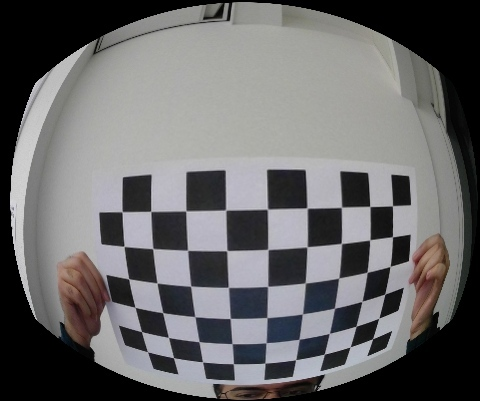
#> input picture calibration/164607426811768728.jpg, 480 x 401 px, found by its file name
$ python undistort.py   (older library calls are emulated)
#> lines starting #> are read from the running program, lines starting #| are printed output that depends on the picture
import cv2
import sys
import numpy as np
# You should replace these 3 lines with the output in calibration step
DIM=(480, 401)
K=np.array([[1342.7727338498241, 0.0, 244.94284962947], [0.0, 1340.008733915871, 204.191763762492], [0.0, 0.0, 1.0]])
D=np.array([[-15.85886031727309], [316.4138011851623], [-4028.6432028642657], [21615.46431237047]])

def undistort(img_path, balance=0.0, dim2=None, dim3=None):
#> called with img_path = './calibration/164607426811768728.jpg', balance = 0, dim2 = (480, 401)
    img = cv2.imread(img_path)
#> img is the input picture: shape (401, 480, 3); mean B, G, R 105.5, 104.8, 105.4
    dim1 = img.shape[:2][::-1]  #dim1 is the dimension of input image to un-distort
#> dim1 = (480, 401)
    assert dim1[0]/dim1[1] == DIM[0]/DIM[1], "Image to undistort needs to have same aspect ratio as the ones used in calibration"
    if not dim2:
        dim2 = dim1
    if not dim3:
        dim3 = dim1
#> dim3 = (480, 401)

    scaled_K = K * dim1[0] / DIM[0]  # The values of K is to scale with image dimension.
    scaled_K[2][2] = 1.0  # Except that K[2][2] is always 1.0    # This is how scaled_K, dim2 and balance are used to determine the final K used to un-distort image. OpenCV document failed to make this clear!
    new_K = cv2.fisheye.estimateNewCameraMatrixForUndistortRectify(scaled_K, D, dim2, np.eye(3), balance=balance)
    map1, map2 = cv2.fisheye.initUndistortRectifyMap(scaled_K, D, np.eye(3), new_K, dim3, cv2.CV_16SC2)
    undistorted_img = cv2.remap(img, map1, map2, interpolation=cv2.INTER_LINEAR, borderMode=cv2.BORDER_CONSTANT)
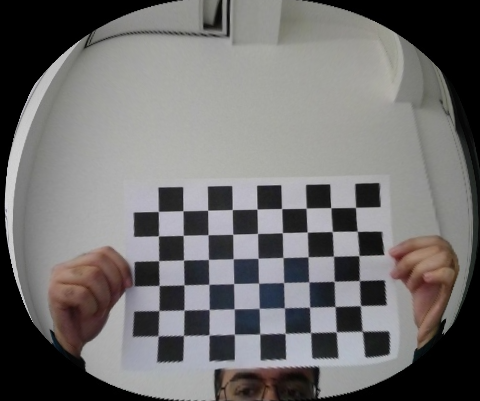
#> undistorted_img: shape (401, 480, 3); mean B, G, R 111, 111.4, 112.9
    cv2.imshow("undistorted", undistorted_img)
    cv2.waitKey(0)
    cv2.destroyAllWindows()

if __name__ == '__main__':
    file_path = './calibration/164607426811768728.jpg'
    undistort(file_path, dim2=(480, 401))

$ run again, with calibration/164607418462392411.jpg copied over calibration/164607426811768728.jpg
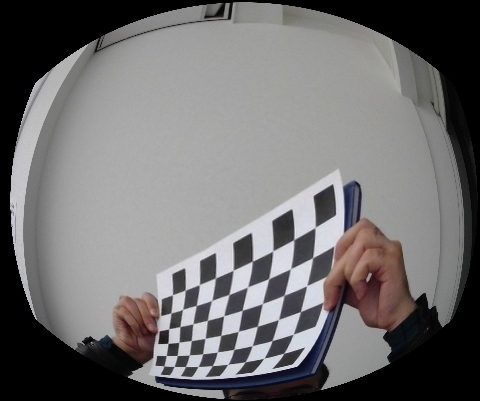
#> input picture calibration/164607418462392411.jpg, 480 x 401 px, found by its file name
#> in undistort, img is the input picture: shape (401, 480, 3); mean B, G, R 111, 110.5, 112.1
#> in undistort, `undistorted_img = cv2.remap(img, map1, map2, interpolation=cv2.INTER_L..`:
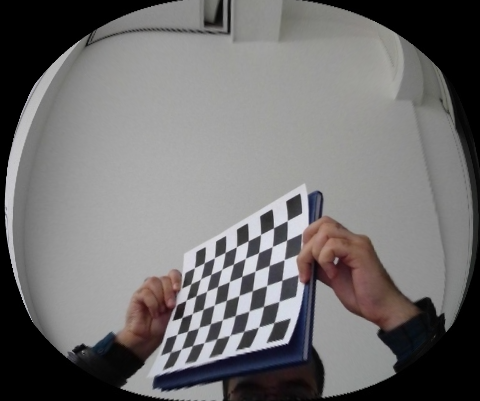
#> undistorted_img: shape (401, 480, 3); mean B, G, R 112, 111.8, 113.4
